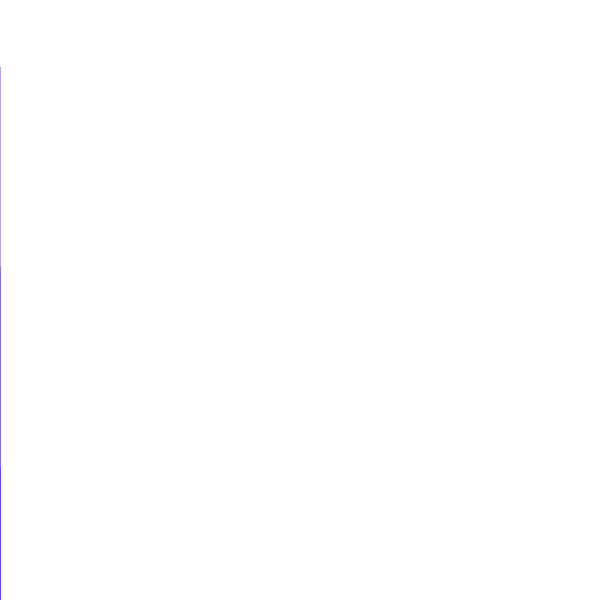
Frame 1 (no input)
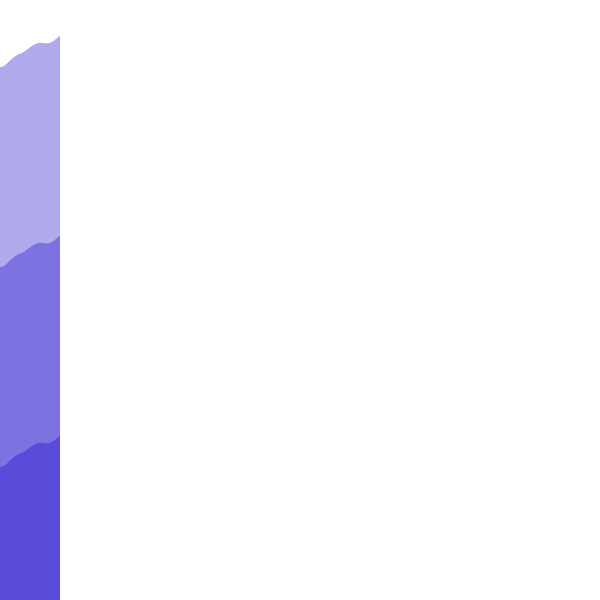
Frame 60 (no input)
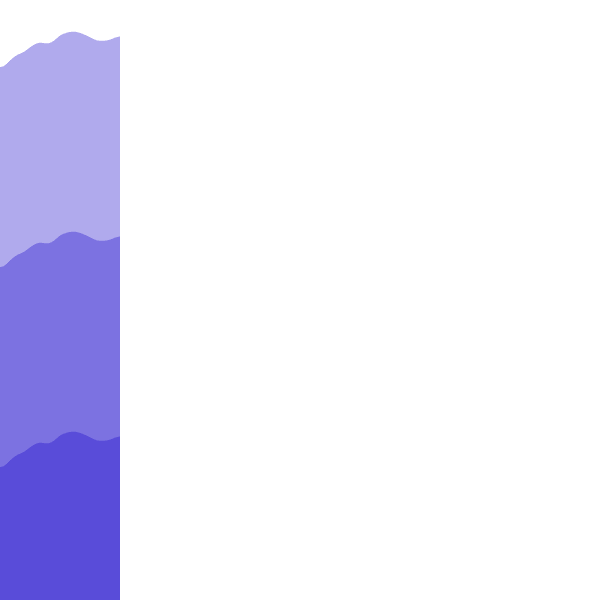
Frame 120 (the mouse pressed at the canvas centre since frame 60)

The p5.js sketch that drew these frames (run headless with seeded random() and noise() and a simulated clock; from frame 60 on, the mouse is pressed at the canvas centre):

// p5.js sketch
// ── sketch.js
let canvasSize = 600;

let first = 0;
// let second = 100;
// let third = 1000;

let runX = 0;
let inc = 0.01;

let testLines = 3;
let ratio = canvasSize / testLines;

function setup() {
  createCanvas(canvasSize, canvasSize);
  background("white");
}

function draw() {
  noStroke();

  for (i = 0; i < testLines; i++) {
    fill(20, 0, 200, 256 / testLines);
    let anyLine = map(noise(first), 0, 1, 0 + ratio * i, 100 + ratio * i);
    rect(runX, anyLine, 1, height - anyLine);
  }
  first = first + inc;
  runX++;
}
  // fill(200, 0, 0, 256 / testLines);
  // let topLine = map(noise(first), 0, 1, 0, 100);
  // rect(runX, topLine, 1, height - topLine);

  // fill(200, 0, 0, 256 / testLines);
  // let middleLine = map(noise(second), 0, 1, 0 + ratio, 100 + ratio);
  // rect(runX, middleLine, 1, height - middleLine);

  // fill(200, 0, 0, 256 / testLines);
  // let bottomLine = map(noise(third), 0, 1, 0 + ratio * 2, 100 + ratio * 2);
  // rect(runX, bottomLine, 1, height - bottomLine);

  // second = second + inc;
  // third = third + inc;


// ── object.js
class Line{
    constructor(numeric){
        this.num = numeric;


    }




}
